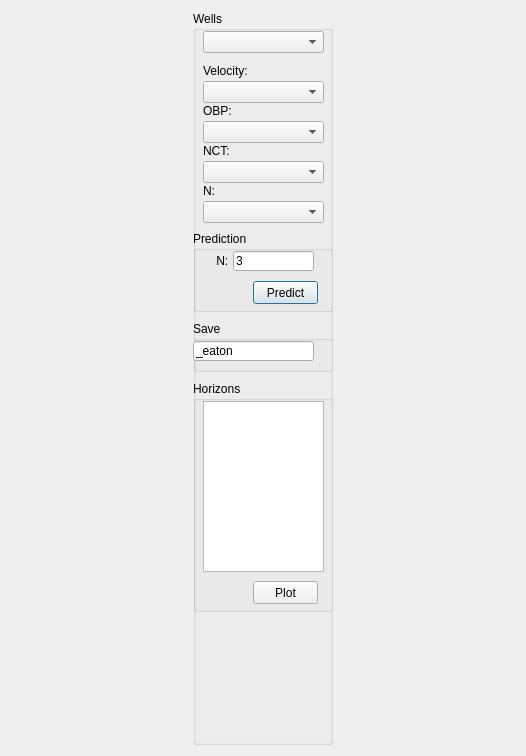
<?xml version="1.0" encoding="UTF-8"?>
<ui version="4.0">
 <class>eaton_Dialog</class>
 <widget class="QDialog" name="eaton_Dialog">
  <property name="geometry">
   <rect>
    <x>0</x>
    <y>0</y>
    <width>526</width>
    <height>756</height>
   </rect>
  </property>
  <property name="windowTitle">
   <string>PP Eaton</string>
  </property>
  <layout class="QHBoxLayout" name="horizontalLayout">
   <item>
    <widget class="QGroupBox" name="groupBox">
     <property name="sizePolicy">
      <sizepolicy hsizetype="Fixed" vsizetype="Expanding">
       <horstretch>0</horstretch>
       <verstretch>0</verstretch>
      </sizepolicy>
     </property>
     <property name="minimumSize">
      <size>
       <width>140</width>
       <height>0</height>
      </size>
     </property>
     <property name="maximumSize">
      <size>
       <width>140</width>
       <height>16777215</height>
      </size>
     </property>
     <property name="title">
      <string>Wells</string>
     </property>
     <widget class="QGroupBox" name="groupBox_3">
      <property name="geometry">
       <rect>
        <x>0</x>
        <y>220</y>
        <width>141</width>
        <height>81</height>
       </rect>
      </property>
      <property name="title">
       <string>Prediction</string>
      </property>
      <widget class="QPushButton" name="predict_Button">
       <property name="geometry">
        <rect>
         <x>60</x>
         <y>50</y>
         <width>65</width>
         <height>23</height>
        </rect>
       </property>
       <property name="text">
        <string>Predict</string>
       </property>
      </widget>
      <widget class="QLineEdit" name="n_lineEdit">
       <property name="geometry">
        <rect>
         <x>40</x>
         <y>20</y>
         <width>81</width>
         <height>20</height>
        </rect>
       </property>
       <property name="text">
        <string>3</string>
       </property>
      </widget>
      <widget class="QLabel" name="label_4">
       <property name="geometry">
        <rect>
         <x>20</x>
         <y>20</y>
         <width>21</width>
         <height>20</height>
        </rect>
       </property>
       <property name="text">
        <string> N:</string>
       </property>
      </widget>
     </widget>
     <widget class="QLabel" name="label_5">
      <property name="geometry">
       <rect>
        <x>10</x>
        <y>50</y>
        <width>51</width>
        <height>20</height>
       </rect>
      </property>
      <property name="text">
       <string>Velocity:</string>
      </property>
     </widget>
     <widget class="QComboBox" name="velocity_comboBox">
      <property name="geometry">
       <rect>
        <x>10</x>
        <y>70</y>
        <width>121</width>
        <height>22</height>
       </rect>
      </property>
     </widget>
     <widget class="QComboBox" name="well_comboBox">
      <property name="geometry">
       <rect>
        <x>10</x>
        <y>20</y>
        <width>121</width>
        <height>22</height>
       </rect>
      </property>
     </widget>
     <widget class="QComboBox" name="obp_comboBox">
      <property name="geometry">
       <rect>
        <x>10</x>
        <y>110</y>
        <width>121</width>
        <height>22</height>
       </rect>
      </property>
     </widget>
     <widget class="QLabel" name="label_6">
      <property name="geometry">
       <rect>
        <x>10</x>
        <y>90</y>
        <width>51</width>
        <height>20</height>
       </rect>
      </property>
      <property name="text">
       <string>OBP:</string>
      </property>
     </widget>
     <widget class="QComboBox" name="nct_comboBox">
      <property name="geometry">
       <rect>
        <x>10</x>
        <y>150</y>
        <width>121</width>
        <height>22</height>
       </rect>
      </property>
     </widget>
     <widget class="QLabel" name="label_7">
      <property name="geometry">
       <rect>
        <x>10</x>
        <y>130</y>
        <width>51</width>
        <height>20</height>
       </rect>
      </property>
      <property name="text">
       <string>NCT:</string>
      </property>
     </widget>
     <widget class="QComboBox" name="n_comboBox">
      <property name="geometry">
       <rect>
        <x>10</x>
        <y>190</y>
        <width>121</width>
        <height>22</height>
       </rect>
      </property>
     </widget>
     <widget class="QLabel" name="label_8">
      <property name="geometry">
       <rect>
        <x>10</x>
        <y>170</y>
        <width>51</width>
        <height>20</height>
       </rect>
      </property>
      <property name="text">
       <string>N:</string>
      </property>
     </widget>
     <widget class="QGroupBox" name="groupBox_4">
      <property name="geometry">
       <rect>
        <x>0</x>
        <y>370</y>
        <width>141</width>
        <height>231</height>
       </rect>
      </property>
      <property name="title">
       <string>Horizons</string>
      </property>
      <widget class="QPushButton" name="plot_horizon_Button">
       <property name="geometry">
        <rect>
         <x>60</x>
         <y>200</y>
         <width>65</width>
         <height>23</height>
        </rect>
       </property>
       <property name="text">
        <string>Plot</string>
       </property>
      </widget>
      <widget class="QListWidget" name="horizon_listWidget">
       <property name="geometry">
        <rect>
         <x>10</x>
         <y>20</y>
         <width>121</width>
         <height>171</height>
        </rect>
       </property>
       <property name="isWrapping" stdset="0">
        <bool>true</bool>
       </property>
      </widget>
     </widget>
     <widget class="QGroupBox" name="groupBox_2">
      <property name="geometry">
       <rect>
        <x>0</x>
        <y>310</y>
        <width>141</width>
        <height>51</height>
       </rect>
      </property>
      <property name="title">
       <string>Save</string>
      </property>
      <widget class="QPushButton" name="save_Button">
       <property name="geometry">
        <rect>
         <x>120</x>
         <y>20</y>
         <width>20</width>
         <height>20</height>
        </rect>
       </property>
       <property name="text">
        <string/>
       </property>
       <property name="icon">
        <iconset resource="../resources.qrc">
         <normaloff>:/icon/save_icon</normaloff>:/icon/save_icon</iconset>
       </property>
       <property name="iconSize">
        <size>
         <width>20</width>
         <height>20</height>
        </size>
       </property>
       <property name="flat">
        <bool>true</bool>
       </property>
      </widget>
      <widget class="QLineEdit" name="lineEdit">
       <property name="geometry">
        <rect>
         <x>0</x>
         <y>20</y>
         <width>121</width>
         <height>20</height>
        </rect>
       </property>
       <property name="text">
        <string>_eaton</string>
       </property>
      </widget>
     </widget>
    </widget>
   </item>
  </layout>
 </widget>
 <resources>
  <include location="../resources.qrc"/>
 </resources>
 <connections/>
</ui>
